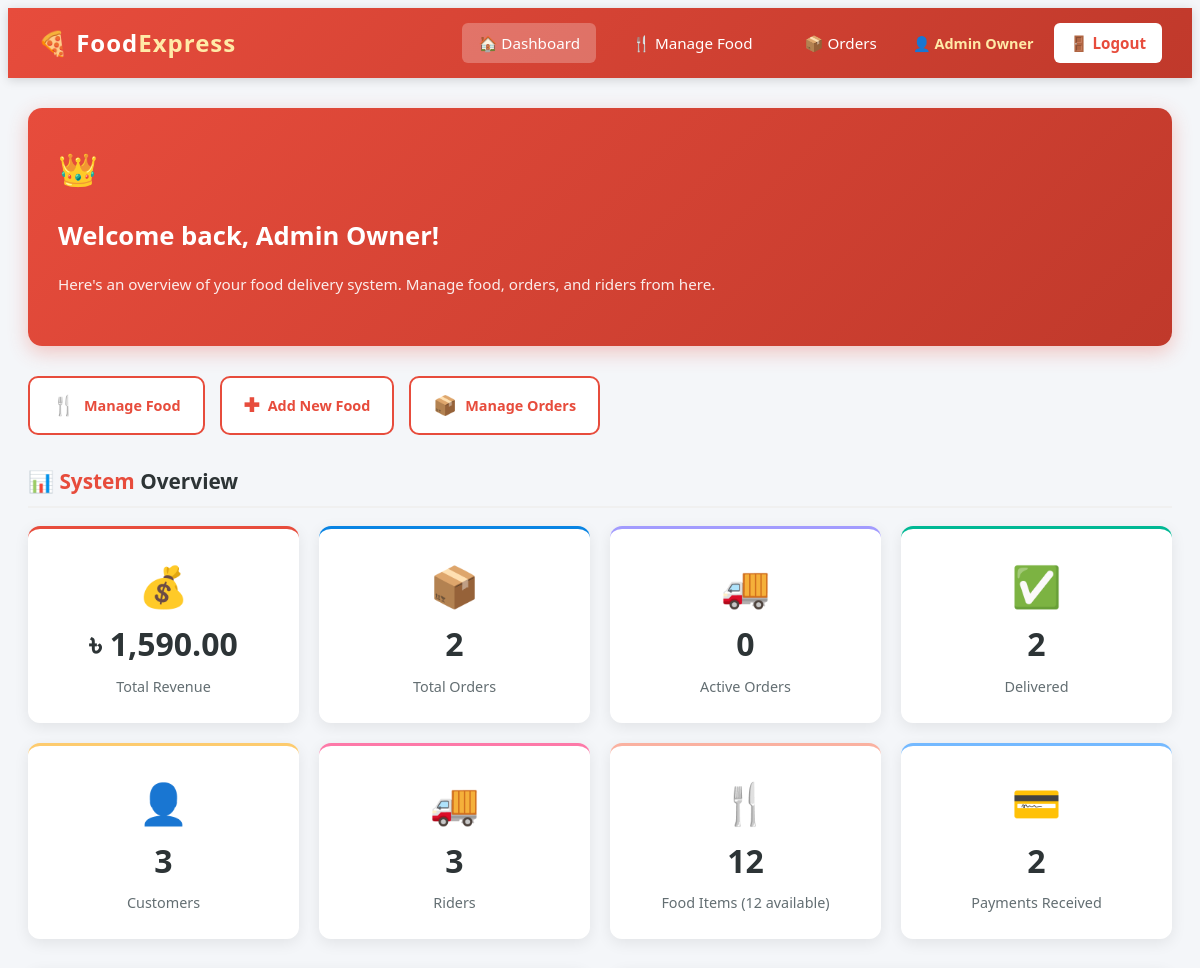
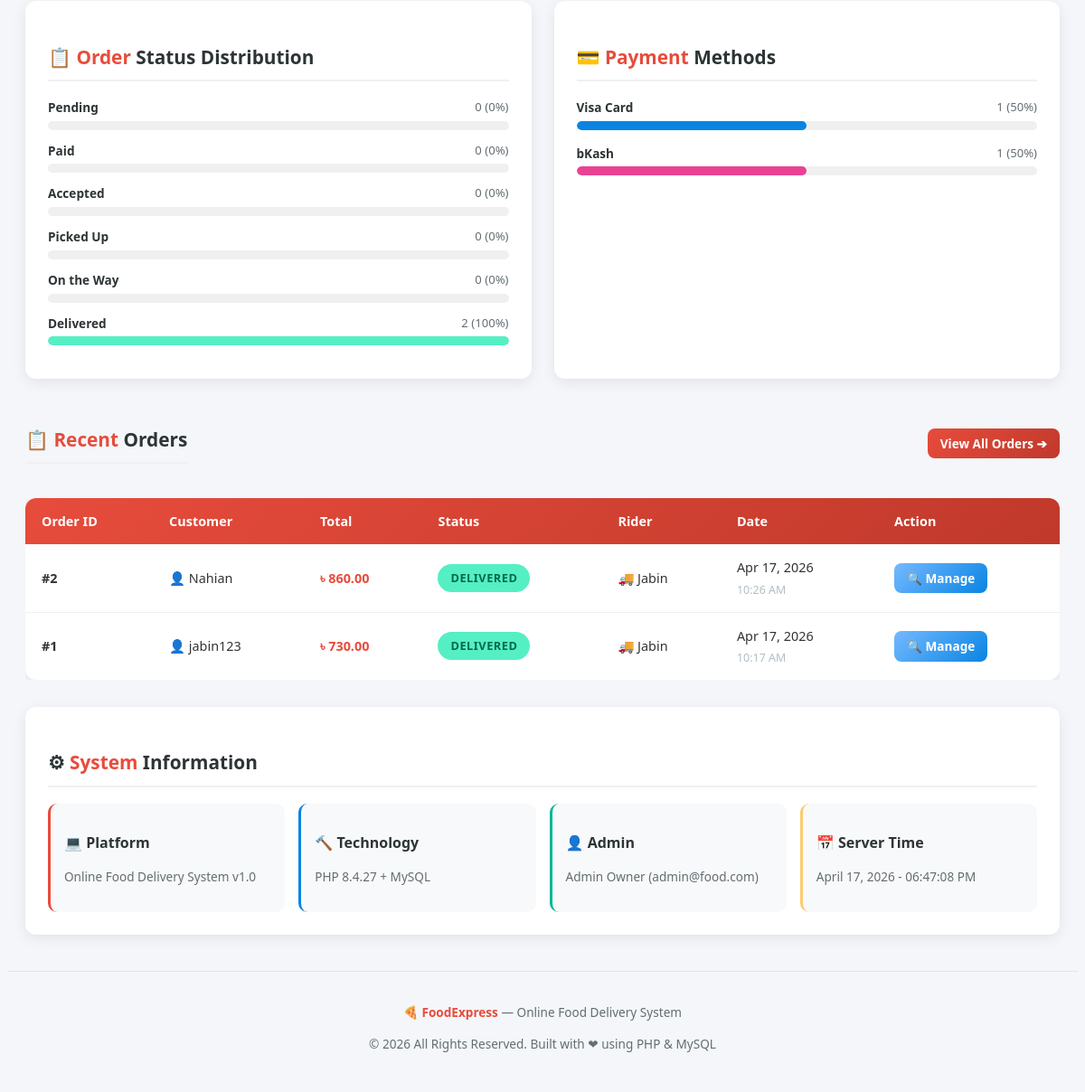
Page /admin/dashboard.php (signed in) on the committed database (2 pictures, top to bottom).
### tables this page shows
CREATE TABLE `orders` (
  `id` int(11) NOT NULL,
  `customer_id` int(11) NOT NULL,
  `rider_id` int(11) DEFAULT NULL,
  `status` enum('Pending','Paid','Accepted','Picked Up','On the Way','Delivered') NOT NULL DEFAULT 'Pending',
  `total_price` decimal(10,2) NOT NULL DEFAULT 0.00,
  `created_at` timestamp NOT NULL DEFAULT current_timestamp()
);

CREATE TABLE `users` (
  `id` int(11) NOT NULL,
  `name` varchar(100) NOT NULL,
  `email` varchar(100) NOT NULL,
  `password` varchar(255) NOT NULL,
  `role` enum('customer','rider','owner') NOT NULL DEFAULT 'customer',
  `created_at` timestamp NOT NULL DEFAULT current_timestamp()
);

### admin/dashboard.php (the view, shortened to what this page needs)
<?php
include '../config/db.php';
$admin_name = $_SESSION['user_name'];
$query = "SELECT COUNT(*) as total FROM users WHERE role = 'customer'";
$result = mysqli_query($conn, $query);
$total_customers = mysqli_fetch_assoc($result)['total'];
$query = "SELECT COUNT(*) as total FROM users WHERE role = 'rider'";
$result = mysqli_query($conn, $query);
$total_riders = mysqli_fetch_assoc($result)['total'];
$query = "SELECT COUNT(*) as total FROM food";
$result = mysqli_query($conn, $query);
$total_food = mysqli_fetch_assoc($result)['total'];
$query = "SELECT COUNT(*) as total FROM food WHERE status = 'available'";
$result = mysqli_query($conn, $query);
$available_food = mysqli_fetch_assoc($result)['total'];
$query = "SELECT COUNT(*) as total FROM orders";
$result = mysqli_query($conn, $query);
$total_orders = mysqli_fetch_assoc($result)['total'];
$query = "SELECT COUNT(*) as total FROM orders WHERE status IN ('Paid', 'Accepted', 'Picked Up', 'On the Way')";
$result = mysqli_query($conn, $query);
$active_orders = mysqli_fetch_assoc($result)['total'];
$query = "SELECT COUNT(*) as total FROM orders WHERE status = 'Delivered'";
$result = mysqli_query($conn, $query);
$delivered_orders = mysqli_fetch_assoc($result)['total'];
$query = "SELECT COALESCE(SUM(total_price), 0) as revenue FROM orders WHERE status = 'Delivered'";
$result = mysqli_query($conn, $query);
$total_revenue = mysqli_fetch_assoc($result)['revenue'];
$query = "SELECT COUNT(*) as total FROM payments WHERE payment_status = 'Completed'";
$result = mysqli_query($conn, $query);
$total_payments = mysqli_fetch_assoc($result)['total'];
$query_recent = "SELECT o.id, o.status, o.total_price, o.created_at, o.rider_id,
                        c.name as customer_name,
                        r.name as rider_name
                 FROM orders o
                 JOIN users c ON o.customer_id = c.id
                 LEFT JOIN users r ON o.rider_id = r.id
                 ORDER BY o.created_at DESC
                 LIMIT 10";
$recent_orders = mysqli_query($conn, $query_recent);
$query_dist = "SELECT status, COUNT(*) as count FROM orders GROUP BY status";
$dist_result = mysqli_query($conn, $query_dist);
$status_distribution = array();
while ($row = mysqli_fetch_assoc($dist_result)) {
    $status_distribution[$row['status']] = $row['count'];
}
$query_payment = "SELECT payment_method, COUNT(*) as count FROM payments GROUP BY payment_method";
$payment_result = mysqli_query($conn, $query_payment);
$payment_distribution = array();
while ($row = mysqli_fetch_assoc($payment_result)) {
    $payment_distribution[$row['payment_method']] = $row['count'];
}
function getAdminBadgeClass($status) {
    switch ($status) {
        case 'Delivered':  return 'badge-delivered';
    }
}
include '../includes/header.php';
?>
<div class="container">
    <div class="dashboard-welcome">
        <span class="welcome-icon">&#128081;</span>
        <h2>Welcome back, <?php echo htmlspecialchars($admin_name); ?>!</h2>
        <p>Here's an overview of your food delivery system. Manage food, orders, and riders from here.</p>
    </div>
    <div class="quick-actions">
        <a href="/online-food-delivery/admin/manage_food.php" class="quick-action-btn">
            <span class="action-icon">&#127860;</span> Manage Food
        </a>
        <a href="/online-food-delivery/admin/add_food.php" class="quick-action-btn">
            <span class="action-icon">&#10010;</span> Add New Food
        </a>
        <a href="/online-food-delivery/admin/orders.php" class="quick-action-btn">
            <span class="action-icon">&#128230;</span> Manage Orders
        </a>
    </div>
    <h3 class="section-title">&#128202; <span>System</span> Overview</h3>
    <div class="stats-grid">
        <div class="stat-card" style="border-top: 3px solid #e74c3c;">
            <span class="stat-icon">&#128176;</span>
            <div class="stat-number">&#2547; <?php echo number_format($total_revenue, 2); ?></div>
            <div class="stat-label">Total Revenue</div>
        </div>
        <div class="stat-card" style="border-top: 3px solid #0984e3;">
            <span class="stat-icon">&#128230;</span>
            <div class="stat-number"><?php echo $total_orders; ?></div>
            <div class="stat-label">Total Orders</div>
        </div>
        <div class="stat-card" style="border-top: 3px solid #a29bfe;">
            <span class="stat-icon">&#128666;</span>
            <div class="stat-number"><?php echo $active_orders; ?></div>
            <div class="stat-label">Active Orders</div>
        </div>
        <div class="stat-card" style="border-top: 3px solid #00b894;">
            <span class="stat-icon">&#9989;</span>
            <div class="stat-number"><?php echo $delivered_orders; ?></div>
            <div class="stat-label">Delivered</div>
        </div>
        <div class="stat-card" style="border-top: 3px solid #fdcb6e;">
            <span class="stat-icon">&#128100;</span>
            <div class="stat-number"><?php echo $total_customers; ?></div>
            <div class="stat-label">Customers</div>
        </div>
        <div class="stat-card" style="border-top: 3px solid #fd79a8;">
            <span class="stat-icon">&#128666;</span>
            <div class="stat-number"><?php echo $total_riders; ?></div>
            <div class="stat-label">Riders</div>
        </div>
        <div class="stat-card" style="border-top: 3px solid #fab1a0;">
            <span class="stat-icon">&#127860;</span>
            <div class="stat-number"><?php echo $total_food; ?></div>
            <div class="stat-label">Food Items (<?php echo $available_food; ?> available)</div>
        </div>
        <div class="stat-card" style="border-top: 3px solid #74b9ff;">
            <span class="stat-icon">&#128179;</span>
            <div class="stat-number"><?php echo $total_payments; ?></div>
            <div class="stat-label">Payments Received</div>
        </div>
    </div>
    <div style="display: grid; grid-template-columns: 1fr 1fr; gap: 25px; margin-top: 30px; animation: fadeIn 0.7s ease-out;">
        <div style="background: #fff; border-radius: 12px; padding: 25px; box-shadow: 0 4px 15px rgba(0,0,0,0.08);">
            <h3 class="section-title">&#128203; <span>Order</span> Status Distribution</h3>
            <?php if (count($status_distribution) > 0): ?>
                <?php
                $all_statuses = array('Pending', 'Paid', 'Accepted', 'Picked Up', 'On the Way', 'Delivered');
                foreach ($all_statuses as $status):
                    $count = isset($status_distribution[$status]) ? $status_distribution[$status] : 0;
                    $percentage = ($total_orders > 0) ? round(($count / $total_orders) * 100) : 0;
                    $bar_color = '#dfe6e9';
                    switch ($status) {
                        case 'Pending':    $bar_color = '#ffeaa7'; break;
                        case 'Paid':       $bar_color = '#74b9ff'; break;
                        case 'Accepted':   $bar_color = '#a29bfe'; break;
                        case 'Picked Up':  $bar_color = '#fd79a8'; break;
                        case 'On the Way': $bar_color = '#fab1a0'; break;
                        case 'Delivered':  $bar_color = '#55efc4'; break;
                    }
                ?>
                    <div style="margin-bottom: 12px;">
                        <div style="display: flex; justify-content: space-between; margin-bottom: 4px;">
                            <span style="font-size: 0.85rem; font-weight: 600; color: #2d3436;">
                                <?php echo $status; ?>
                            </span>
                            <span style="font-size: 0.82rem; color: #636e72;">
                                <?php echo $count; ?> (<?php echo $percentage; ?>%)
                            </span>
                        </div>
                        <div style="background: #f0f0f0; border-radius: 10px; height: 10px; overflow: hidden;">
                            <div style="background: <?php echo $bar_color; ?>; height: 100%; width: <?php echo $percentage; ?>%; border-radius: 10px; transition: width 0.5s ease;"></div>
                        </div>
                    </div>
                <?php endforeach; ?>
            <?php else: ?>
                <p style="color: #b2bec3; font-size: 0.9rem;">No orders yet.</p>
            <?php endif; ?>
        </div>
        <div style="background: #fff; border-radius: 12px; padding: 25px; box-shadow: 0 4px 15px rgba(0,0,0,0.08);">
            <h3 class="section-title">&#128179; <span>Payment</span> Methods</h3>
            <?php if (count($payment_distribution) > 0): ?>
                <?php
                $total_pay = array_sum($payment_distribution);
                $pay_colors = array(
                    'Visa Card' => '#0984e3',
                    'bKash'     => '#e84393',
                    'Nagad'     => '#e17055'
                );
                foreach ($payment_distribution as $method => $count):
                    $percentage = ($total_pay > 0) ? round(($count / $total_pay) * 100) : 0;
                    $color = isset($pay_colors[$method]) ? $pay_colors[$method] : '#636e72';
                ?>
                    <div style="margin-bottom: 15px;">
                        <div style="display: flex; justify-content: space-between; margin-bottom: 4px;">
                            <span style="font-size: 0.85rem; font-weight: 600; color: #2d3436;">
                                <?php echo htmlspecialchars($method); ?>
                            </span>
                            <span style="font-size: 0.82rem; color: #636e72;">
                                <?php echo $count; ?> (<?php echo $percentage; ?>%)
                            </span>
                        </div>
                        <div style="background: #f0f0f0; border-radius: 10px; height: 10px; overflow: hidden;">
                            <div style="background: <?php echo $color; ?>; height: 100%; width: <?php echo $percentage; ?>%; border-radius: 10px; transition: width 0.5s ease;"></div>
                        </div>
                    </div>
                <?php endforeach; ?>
            <?php else: ?>
                <p style="color: #b2bec3; font-size: 0.9rem;">No payments yet.</p>
            <?php endif; ?>
        </div>
    </div>
    <div style="margin-top: 30px; animation: fadeIn 0.8s ease-out;">
        <div class="flex-between">
            <h3 class="section-title">&#128203; <span>Recent</span> Orders</h3>
            <a href="/online-food-delivery/admin/orders.php" class="btn btn-primary btn-sm">
                View All Orders &#10132;
            </a>
        </div>
        <?php if (mysqli_num_rows($recent_orders) > 0): ?>
            <div class="table-wrapper">
                <table class="data-table">
                    <thead>
                        <tr>
                            <th>Order ID</th>
                            <th>Customer</th>
                            <th>Total</th>
                            <th>Status</th>
                            <th>Rider</th>
                            <th>Date</th>
                            <th>Action</th>
                        </tr>
                    </thead>
                    <tbody>
                        <?php while ($order = mysqli_fetch_assoc($recent_orders)): ?>
                            <tr>
                                <td style="font-weight: 700;">#<?php echo $order['id']; ?></td>
                                <td>&#128100; <?php echo htmlspecialchars($order['customer_name']); ?></td>
                                <td style="font-weight: 700; color: #e74c3c;">
                                    &#2547; <?php echo number_format($order['total_price'], 2); ?>
                                </td>
                                <td>
                                    <span class="badge <?php echo getAdminBadgeClass($order['status']); ?>">
                                        <?php echo htmlspecialchars($order['status']); ?>
                                    </span>
                                </td>
                                <td>
                                    <?php if (!empty($order['rider_name'])): ?>
                                        &#128666; <?php echo htmlspecialchars($order['rider_name']); ?>
                                    <?php else: ?>
                                        <span style="color: #e74c3c; font-size: 0.82rem; font-weight: 600;">
                                            &#9888; Unassigned
                                        </span>
                                    <?php endif; ?>
                                </td>
                                <td>
                                    <?php echo date("M d, Y", strtotime($order['created_at'])); ?>
                                    <br>
                                    <span style="font-size: 0.78rem; color: #b2bec3;">
                                        <?php echo date("h:i A", strtotime($order['created_at'])); ?>
                                    </span>
                                </td>
                                <td>
                                    <a href="/online-food-delivery/admin/orders.php" class="btn btn-info btn-sm">
                                        &#128269; Manage
                                    </a>
                                </td>
                            </tr>
                        <?php endwhile; ?>
                    </tbody>
                </table>
            </div>
        <?php endif; ?>
    </div>
    <div style="margin-top: 30px; background: #fff; border-radius: 12px; padding: 25px; box-shadow: 0 4px 15px rgba(0,0,0,0.08); animation: fadeIn 0.9s ease-out;">
        <h3 class="section-title">&#9881; <span>System</span> Information</h3>
        <div style="display: grid; grid-template-columns: repeat(auto-fill, minmax(250px, 1fr)); gap: 15px;">
            <div style="padding: 15px; background: #f8f9fa; border-radius: 10px; border-left: 3px solid #e74c3c;">
                <p style="font-weight: 600; color: #2d3436; margin-bottom: 4px;">&#128187; Platform</p>
                <p style="font-size: 0.85rem; color: #636e72;">Online Food Delivery System v1.0</p>
            </div>
            <div style="padding: 15px; background: #f8f9fa; border-radius: 10px; border-left: 3px solid #0984e3;">
                <p style="font-weight: 600; color: #2d3436; margin-bottom: 4px;">&#128296; Technology</p>
                <p style="font-size: 0.85rem; color: #636e72;">PHP <?php echo phpversion(); ?> + MySQL</p>
            </div>
            <div style="padding: 15px; background: #f8f9fa; border-radius: 10px; border-left: 3px solid #00b894;">
                <p style="font-weight: 600; color: #2d3436; margin-bottom: 4px;">&#128100; Admin</p>
                <p style="font-size: 0.85rem; color: #636e72;"><?php echo htmlspecialchars($admin_name); ?> (<?php echo htmlspecialchars($_SESSION['user_email']); ?>)</p>
            </div>
            <div style="padding: 15px; background: #f8f9fa; border-radius: 10px; border-left: 3px solid #fdcb6e;">
                <p style="font-weight: 600; color: #2d3436; margin-bottom: 4px;">&#128197; Server Time</p>
                <p style="font-size: 0.85rem; color: #636e72;"><?php echo date("F d, Y - h:i:s A"); ?></p>
            </div>
        </div>
    </div>
</div>
<?php
include '../includes/footer.php';
?>

### rows in the picture
orders: id "2", customer.name "Nahian", total_price "860.00", status "DELIVERED", rider.name "Jabin", created_at "Apr 17, 2026", created_at "10:26 AM"
orders: id "1", customer.name "jabin123", total_price "730.00", status "DELIVERED", rider.name "Jabin", created_at "Apr 17, 2026", created_at "10:17 AM"

### other values in the picture
$user_name "Admin Owner"
$admin_name "Admin Owner"
$total_revenue "1,590.00"
$total_orders "2"
$active_orders "0"
$delivered_orders "2"
$total_customers "3"
$total_riders "3"
$total_food "12"
$available_food "12"
$total_payments "2"
$status "Pending"
$count "0"
$percentage "0"
$status "Paid"
